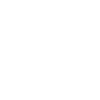
Frame 1 (no input)
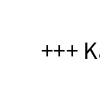
Frame 60 (the mouse pressed at the canvas centre just before this capture)
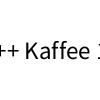
Frame 120 (the mouse held since frame 60 and released just before this capture)

The Processing sketch that drew these frames (run headless with seeded random() and noise(); from frame 60 on, the mouse is pressed at the canvas centre):

// Processing sketch: aufgabe_W_8_09_laufschrift
// ── aufgabe_W_8_09_laufschrift.pde
// Klasse, welche die Laufschrift realisiert
public class Ticker {
  // Position des Textes
  private int x, y;
  
  // Darzustellender Text
  private String text;
  private int textSize;
  
  // Laufgeschwindigkeit pro Frame
  private int speedPerFrame;
  
  // Konstuktor, welche den Text und die
  // Geschwindigkeit festlegt
  public Ticker(String text, int speedPerFrame) {
    this.text = text;
    this.textSize = height / 4;
    this.speedPerFrame = speedPerFrame;
    
    // Wir starten am Rand des Bildschirmfensters
    this.x = width;
    this.y = height / 2;
  }
  
  // Funktion, welche den Text für den aktuellen Frame
  // nach links bewegt
  public void moveText() {
    // Wir müssen die Breite des Textes wissen, damit
    // wir wissen, wann der Text nicht mehr zu sehen ist.
    textSize(this.textSize);
    int textWidth = int(textWidth(this.text));
    
    if (this.x < -textWidth) {
      // Text ist nicht mehr sichtbar, also bewegen
      // wir ihn wieder an den Anfang
      this.x = width;
    } else {
      this.x -= this.speedPerFrame;
    }
  }
  
  // Funktion, welche den Text auf den Bildschirm zeichnet
  public void drawText() {
    background(255);
    fill(0);
    textSize(this.textSize);
    textAlign(LEFT, CENTER);
    text(this.text, this.x, this.y);
  }
}

Ticker ticker;

public void setup() {
  size(100, 100);
  
  ticker = new Ticker("+++ Kaffee 1 Euro +++", 1);
}

public void draw() {
  ticker.drawText();
  ticker.moveText();
}
